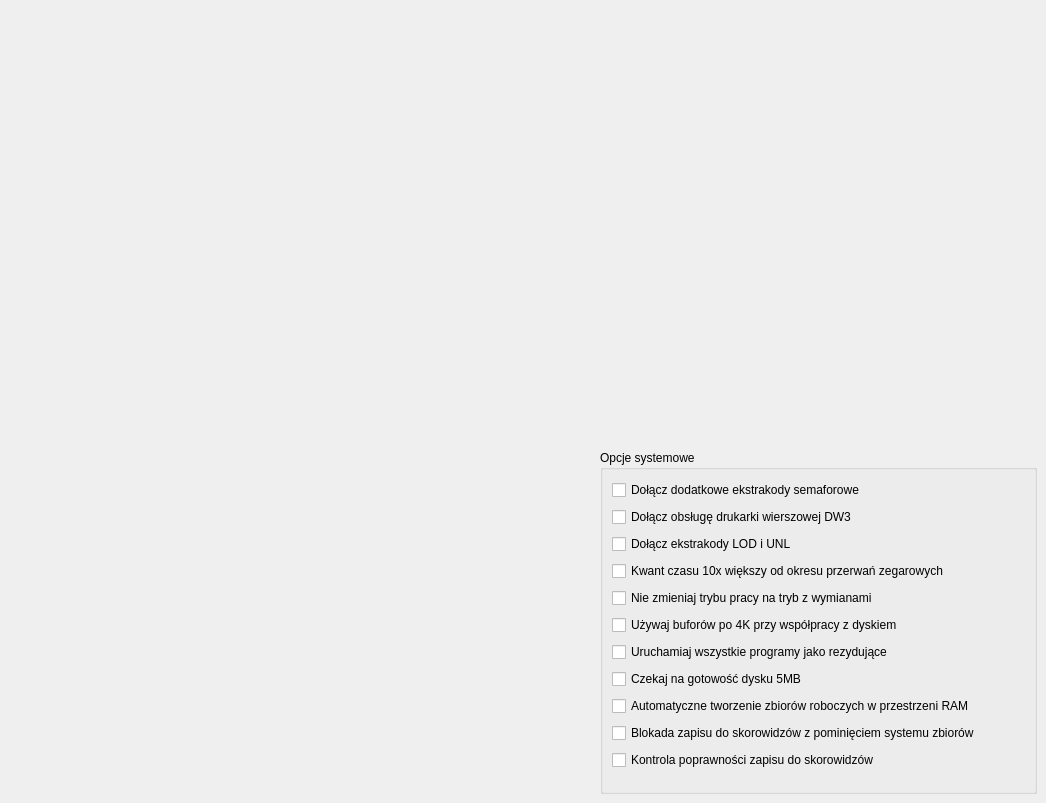
      <widget class="QWidget" name="system">
       <attribute name="title">
        <string>System</string>
       </attribute>
       <attribute name="toolTip">
        <string>Opcje systemowe oraz dodatkowe moduły dołączane do systemu</string>
       </attribute>
       <widget class="QGroupBox" name="groupBox_6">
        <property name="geometry">
         <rect>
          <x>600</x>
          <y>450</y>
          <width>437</width>
          <height>344</height>
         </rect>
        </property>
        <property name="title">
         <string>Opcje systemowe</string>
        </property>
        <layout class="QVBoxLayout" name="verticalLayout_2">
         <item>
          <widget class="QCheckBox" name="sys_sem">
           <property name="text">
            <string>Dołącz dodatkowe ekstrakody semaforowe</string>
           </property>
          </widget>
         </item>
         <item>
          <widget class="QCheckBox" name="sys_dw3">
           <property name="text">
            <string>Dołącz obsługę drukarki wierszowej DW3</string>
           </property>
          </widget>
         </item>
         <item>
          <widget class="QCheckBox" name="sys_lod">
           <property name="text">
            <string>Dołącz ekstrakody LOD i UNL</string>
           </property>
          </widget>
         </item>
         <item>
          <widget class="QCheckBox" name="sys_time10x">
           <property name="toolTip">
            <string>jeśli opcja nie jest zaznaczona, to kwant czasu
jest równy okresowi przerwań zegarowych</string>
           </property>
           <property name="text">
            <string>Kwant czasu 10x większy od okresu przerwań zegarowych</string>
           </property>
          </widget>
         </item>
         <item>
          <widget class="QCheckBox" name="sys_noswap">
           <property name="text">
            <string>Nie zmieniaj trybu pracy na tryb z wymianami</string>
           </property>
          </widget>
         </item>
         <item>
          <widget class="QCheckBox" name="sys_use4kbuf">
           <property name="text">
            <string>Używaj buforów po 4K przy współpracy z dyskiem</string>
           </property>
          </widget>
         </item>
         <item>
          <widget class="QCheckBox" name="sys_resident">
           <property name="text">
            <string>Uruchamiaj wszystkie programy jako rezydujące</string>
           </property>
          </widget>
         </item>
         <item>
          <widget class="QCheckBox" name="sys_diskwait">
           <property name="toolTip">
            <string>czas oczekiwania wynosi około 2 minuty</string>
           </property>
           <property name="text">
            <string>Czekaj na gotowość dysku 5MB</string>
           </property>
          </widget>
         </item>
         <item>
          <widget class="QCheckBox" name="sys_ramfiles">
           <property name="text">
            <string>Automatyczne tworzenie zbiorów roboczych w przestrzeni RAM</string>
           </property>
          </widget>
         </item>
         <item>
          <widget class="QCheckBox" name="sys_dirlock">
           <property name="toolTip">
            <string>ominąć blokadę można przez ustawienie na kluczach wartości 0300 + numer końcówki</string>
           </property>
           <property name="text">
            <string>Blokada zapisu do skorowidzów z pominięciem systemu zbiorów</string>
           </property>
          </widget>
         </item>
         <item>
          <widget class="QCheckBox" name="sys_dircheck">
           <property name="toolTip">
            <string>po zapisie przeprowadzany jest odczyt i porównanie, a jeśli przewidziano kopię skorowidzu, przeprowadzany jest dodatkowo zapis, odczyt i porównanie dla kopii, natomiast przy odczycie skorowidzu porównuje się oryginał z kopią wywołując alarm w razie niezgodności</string>
           </property>
           <property name="text">
            <string>Kontrola poprawności zapisu do skorowidzów</string>
           </property>
          </widget>
         </item>
        </layout>
       </widget>
      </widget>
